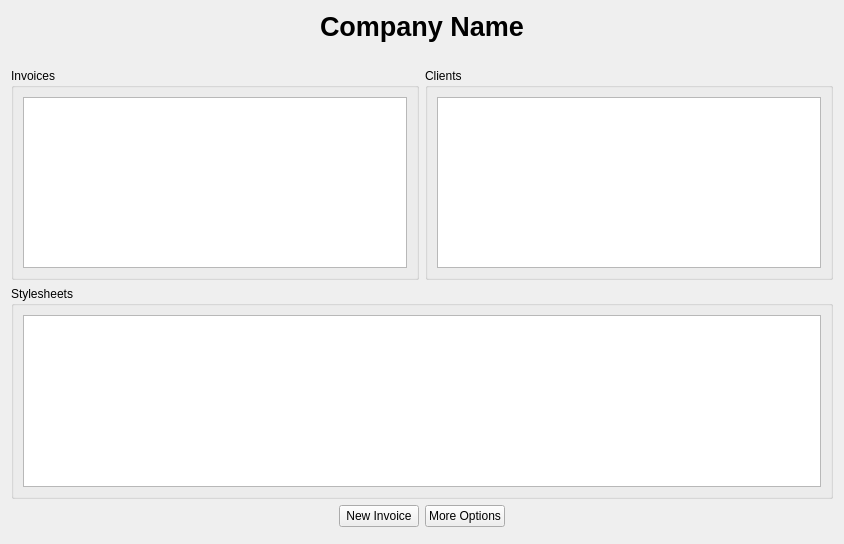
<?xml version="1.0" encoding="UTF-8"?>
<ui version="4.0">
 <class>DatabaseForm</class>
 <widget class="QWidget" name="DatabaseForm">
  <property name="geometry">
   <rect>
    <x>0</x>
    <y>0</y>
    <width>844</width>
    <height>544</height>
   </rect>
  </property>
  <property name="windowTitle">
   <string>Form</string>
  </property>
  <layout class="QVBoxLayout" name="verticalLayout_4">
   <item>
    <layout class="QHBoxLayout" name="horizontalLayout_2">
     <item>
      <spacer name="horizontalSpacer">
       <property name="orientation">
        <enum>Qt::Horizontal</enum>
       </property>
       <property name="sizeHint" stdset="0">
        <size>
         <width>40</width>
         <height>20</height>
        </size>
       </property>
      </spacer>
     </item>
     <item>
      <widget class="QLabel" name="companyNameLabel">
       <property name="font">
        <font>
         <pointsize>20</pointsize>
         <weight>75</weight>
         <bold>true</bold>
        </font>
       </property>
       <property name="text">
        <string>Company Name</string>
       </property>
      </widget>
     </item>
     <item>
      <spacer name="horizontalSpacer_2">
       <property name="orientation">
        <enum>Qt::Horizontal</enum>
       </property>
       <property name="sizeHint" stdset="0">
        <size>
         <width>40</width>
         <height>20</height>
        </size>
       </property>
      </spacer>
     </item>
    </layout>
   </item>
   <item>
    <spacer name="verticalSpacer">
     <property name="orientation">
      <enum>Qt::Vertical</enum>
     </property>
     <property name="sizeType">
      <enum>QSizePolicy::Fixed</enum>
     </property>
     <property name="sizeHint" stdset="0">
      <size>
       <width>20</width>
       <height>20</height>
      </size>
     </property>
    </spacer>
   </item>
   <item>
    <layout class="QHBoxLayout" name="horizontalLayout">
     <item>
      <widget class="QGroupBox" name="groupBox">
       <property name="title">
        <string>Invoices</string>
       </property>
       <layout class="QVBoxLayout" name="verticalLayout">
        <item>
         <widget class="QTableWidget" name="invoiceContentWidget"/>
        </item>
       </layout>
      </widget>
     </item>
     <item>
      <widget class="QGroupBox" name="groupBox_2">
       <property name="title">
        <string>Clients</string>
       </property>
       <layout class="QVBoxLayout" name="verticalLayout_2">
        <item>
         <widget class="QTableWidget" name="invoiceContentWidget_2"/>
        </item>
       </layout>
      </widget>
     </item>
    </layout>
   </item>
   <item>
    <widget class="QGroupBox" name="groupBox_3">
     <property name="title">
      <string>Stylesheets</string>
     </property>
     <layout class="QVBoxLayout" name="verticalLayout_3">
      <item>
       <widget class="QTableView" name="tableView"/>
      </item>
     </layout>
    </widget>
   </item>
   <item>
    <layout class="QHBoxLayout" name="horizontalLayout_3">
     <item>
      <spacer name="horizontalSpacer_3">
       <property name="orientation">
        <enum>Qt::Horizontal</enum>
       </property>
       <property name="sizeHint" stdset="0">
        <size>
         <width>40</width>
         <height>20</height>
        </size>
       </property>
      </spacer>
     </item>
     <item>
      <widget class="QPushButton" name="newInvoiceButton">
       <property name="text">
        <string>New Invoice</string>
       </property>
      </widget>
     </item>
     <item>
      <widget class="QPushButton" name="moreButton">
       <property name="text">
        <string>More Options</string>
       </property>
      </widget>
     </item>
     <item>
      <spacer name="horizontalSpacer_4">
       <property name="orientation">
        <enum>Qt::Horizontal</enum>
       </property>
       <property name="sizeHint" stdset="0">
        <size>
         <width>40</width>
         <height>20</height>
        </size>
       </property>
      </spacer>
     </item>
    </layout>
   </item>
   <item>
    <widget class="DbStatusForm" name="dbStatusWidget" native="true"/>
   </item>
  </layout>
 </widget>
 <customwidgets>
  <customwidget>
   <class>DbStatusForm</class>
   <extends>QWidget</extends>
   <header>DbStatusForm.h</header>
   <container>1</container>
  </customwidget>
 </customwidgets>
 <resources/>
 <connections/>
</ui>
